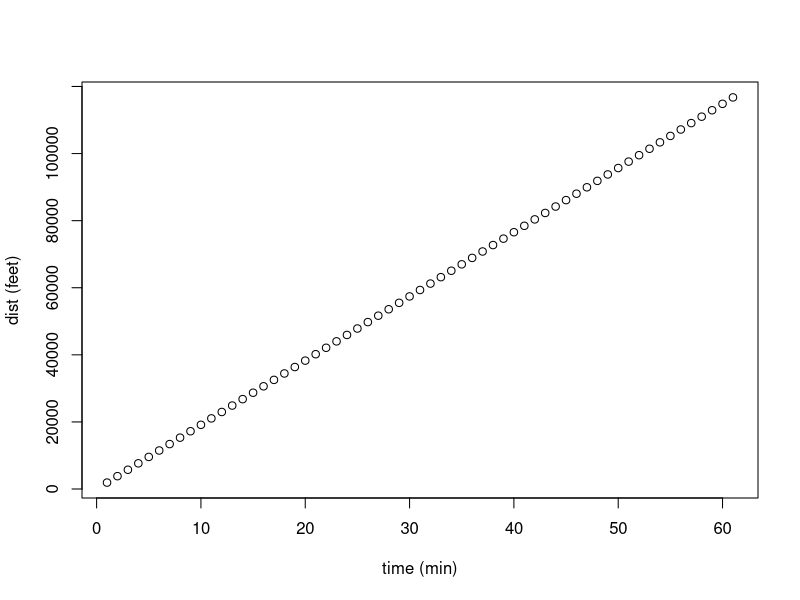
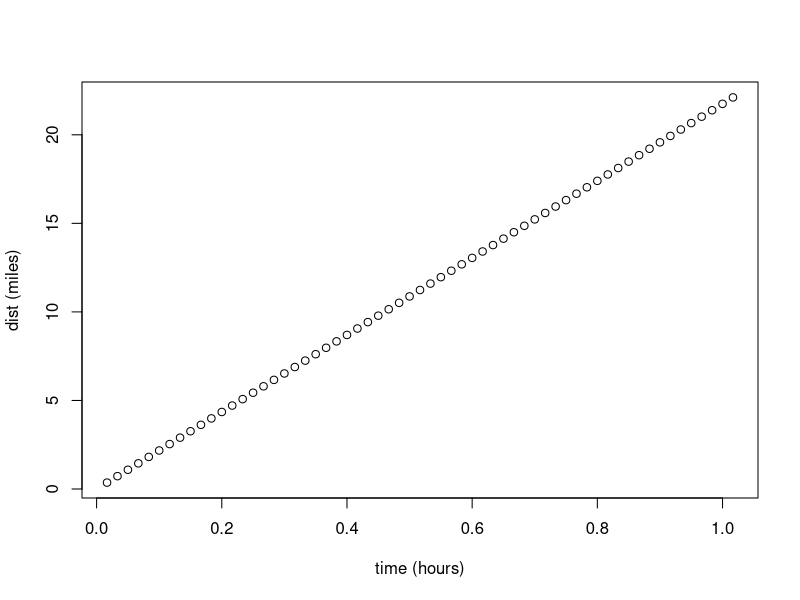

Source code (R) for these figures, in order:

## Using base units and writing explicit conversions
#### Is fun
#### incentivizes being clear about units (e.g., the definitions under Examples)
#### Allows some checking (change the "Base units" and confirm that answers don't change)

## Base units
day = 41
m = 2

## Conversions
hr = day/24
min = hr/60
month = 1461*day/48
ft = 2.54*12*m/100
mi = 5280*ft
km = 1000*m

## Examples
speed = 35*km/hr
interval = 3*min
dist = speed*interval
print(c(
	dist_feet = dist/ft
	, dist_miles = dist/mi
))

## Pictures

t = seq(0:60)*min
s = t*speed

print(plot(
	t/min, s/ft
	, xlab="time (min)"
	, ylab="dist (feet)"
))

print(plot(
	t/hr, s/mi
	, xlab="time (hours)"
	, ylab="dist (miles)"
))
